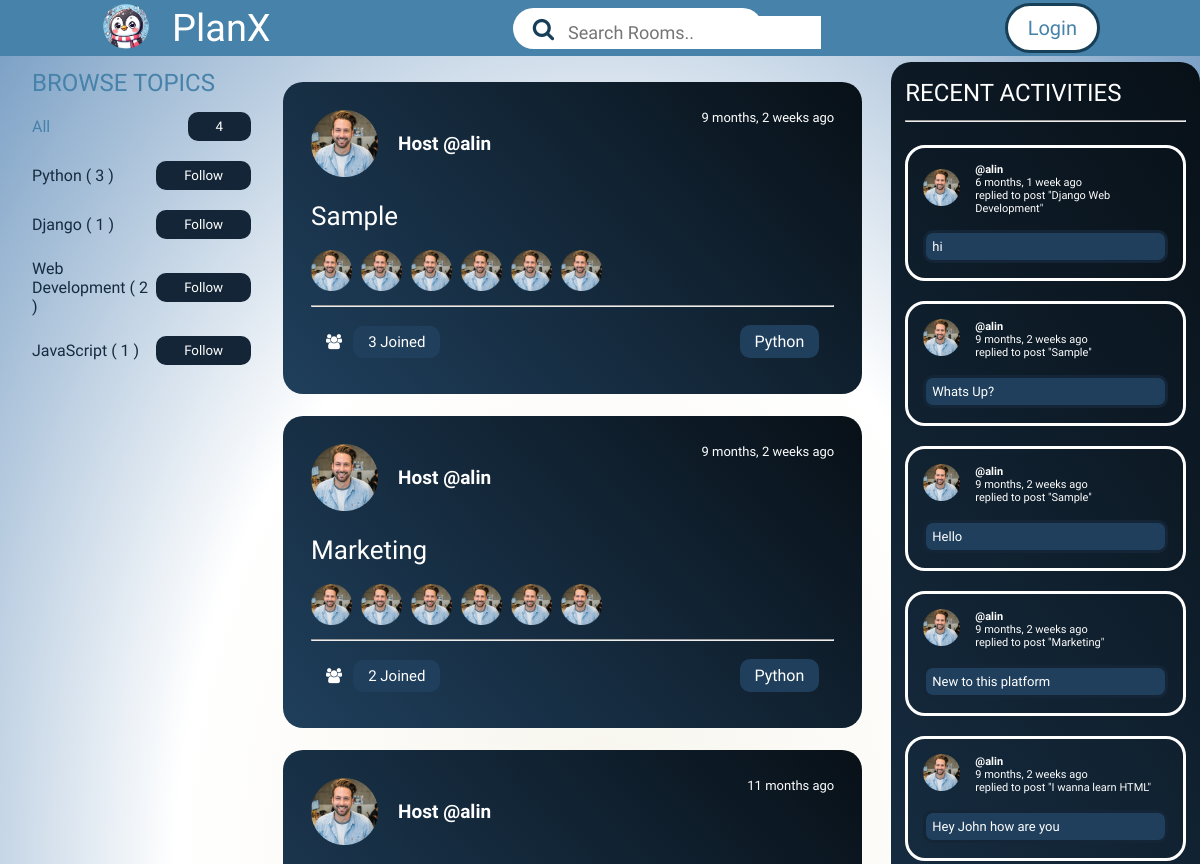
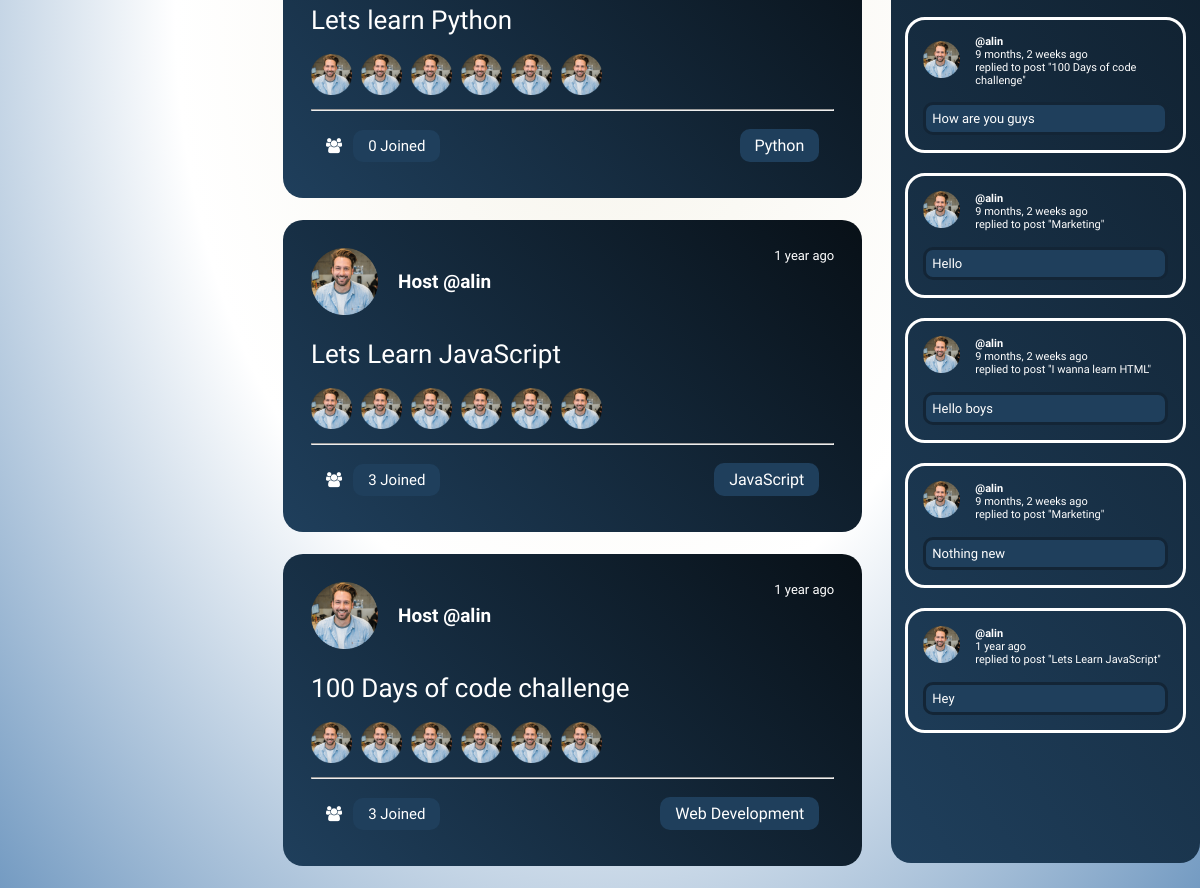
Page /profile/1/ on the committed database (2 pictures, top to bottom).
### base/models.py (models this page shows, shortened)
class Topic(models.Model):
    name = models.CharField(max_length=200)

class Room(models.Model):
    host = models.ForeignKey(User, on_delete = models.SET_NULL, null=True)
    topic = models.ForeignKey(Topic, on_delete = models.SET_NULL, null=True)
    name = models.CharField(max_length=200)
    description = models.TextField(null=True, blank = True)
    participants = models.ManyToManyField(User, related_name='participants', blank=True)
    updated = models.DateTimeField(auto_now = True)
    created = models.DateTimeField(auto_now_add = True)
    class Meta:
        ordering = ['-updated', '-created']

class Message(models.Model):
    user = models.ForeignKey(User, on_delete = models.CASCADE)
    room = models.ForeignKey(Room, on_delete = models.CASCADE)
    body = models.TextField()
    updated = models.DateTimeField(auto_now = True)
    created = models.DateTimeField(auto_now_add = True)
    class Meta:
        ordering = ['-updated', '-created']

### base/views.py (the view)
# urls.py: path('profile/<str:pk>/', views.userProfile, name="user-profile"),
def userProfile(request, pk):
    user = User.objects.get(id=pk)
    rooms = user.room_set.all()
    room_messages = user.message_set.all()
    topics = Topic.objects.all()
    context = {'user':user, 'rooms':rooms, 'room_messages':room_messages,'topics':topics}
    return render(request, 'base/profile.html', context)

### base/templates/base/profile.html (shortened to what this page needs)
{% extends 'main.html' %}
{% block content %}
<h1>{{ user.username }}</h1>
<div class="profile-container">
        {% include 'base/topic_component.html' %}
    <div style="
    display: flex;
    flex-direction: column;
    width: 52%;
    margin-right: 29px;
    margin-top: 45px;">
        {% include 'base/feed_component.html' %}
    </div>
        {% include 'base/activity_component.html' %}
{% endblock content %}

### base/templates/base/topic_component.html
        <div class="left">
            <div class="left-col-1">
                <h2>BROWSE TOPICS</h2>
            </div>
            <div class="left-col-2">
                <div class="rows">
                    <span style="color: #4682A9;"><p> All</p></span>
                    <a href="{% url 'homepage' %}" style="text-decoration: none;">
                        <button>{{ topics.count }}</button>
                    </a>
                </div>
                {% for topic in topics %}
                <div class="rows">
                    <p>{{topic.name}} <span>( {{topic.room_set.all.count}} )</span></p>
                    <a href="{% url 'homepage' %}?q={{topic.name}}" style="text-decoration: none; color: #fff;">
                        <button> Follow</button>
                    </a>
                </div>
                {% endfor %}
            </div>
        </div>

### base/templates/base/feed_component.html
{% load static %}
{% for room in rooms %}
<div class="middle-col-2">
    <div class="panel-1">
        <div class="panel-left">
            <img src="{% static 'images/ellipse2.png' %}" alt="" srcset="">
            <p style="font-size: 19px;">Host <a href="{% url 'user-profile' room.host.id %}" style="text-decoration: none;
            color: #fff;"> @{{ room.host.username }} </a></p>
        </div>
        <p>{{ room.created|timesince }} ago</p>
    </div>
    <div class="panel-2">
        <div class="title">
            <a href="{% url 'room' room.id %}" style="text-decoration: none;"><h2>{{ room.name }}</h2></a>
        </div>
        <div class="partic">
            <img src="{% static 'images/ellipse2.png' %}" alt="" srcset="">
            <img src="{% static 'images/ellipse2.png' %}" alt="" srcset="">
            <img src="{% static 'images/ellipse2.png' %}" alt="" srcset="">
            <img src="{% static 'images/ellipse2.png' %}" alt="" srcset="">
            <img src="{% static 'images/ellipse2.png' %}" alt="" srcset="">
            <img src="{% static 'images/ellipse2.png' %}" alt="" srcset="">
        </div>
    </div>
    <hr>
    <div class="panel-3">
        <div class="panLeft">
            <i class="fa fa-users" aria-hidden="true"></i><p>{{ room.participants.all.count }} Joined</p>
        </div>
        <p>{{ room.topic.name }}</p>
    </div>
</div>
{% endfor %}

### base/templates/base/activity_component.html (shortened to what this page needs)
{% load static %}
<div class="right-col-2">
    <h2>RECENT ACTIVITIES</h2>
    <hr>
    {% for message in room_messages %}
    <div class="activities">
        <div class="act-1">
            <div class="prof">
                <img src="{% static '/images/ellipse2.png' %}" alt="">
            </div>
            <div class="prof-2">
                <b><p><a href="{% url 'user-profile' message.user.id %}" style="text-decoration: none;
                    color: #fff;">@{{ message.user }}</a></p></b>
                <p>{{ message.created|timesince }} ago</p>
                <p>replied to post "<a href="{% url 'room' message.room.id %}" style="text-decoration: none;
                color: #fff;">{{ message.room.name }}</a>"</p>
            </div>
        </div>
        <div class="act-2">
            <p>{{ message.body }}</p>
        </div>
    </div>
    {% endfor %}
    </div>
</div>

### static/styles/feed.css (style rules this page uses)
* { margin: 0; padding: 0; box-sizing: border-box; }
body { background: radial-gradient(#F6F4EB, #fff, #749BC2); }
html { scroll-behavior: smooth; }
.left { display: flex; flex-direction: column; position: relative; padding: 32px; gap: 15px; width: 25%; }
.left-col-2 { display: flex; gap: 20px; flex-direction: column; font-family: 'Laila', sans-serif; color: #162B3F; font-weight: 500; }
.rows { display: flex; justify-content: space-between; align-items: center; }
.rows button { padding: 4px 25px; background: #132536; cursor: pointer; color: #fff; border: solid #132536; border-radius: 10px; font-family: 'Laila', sans-serif; transition: 0.3s; }
.left-col-1 h2 { font-family: 'Lilita One', sans-serif; font-weight: 100; color: #4682A9; }
.right-col-2 { display: flex; background: linear-gradient(234deg, #081017, #1F3F5C); border-radius: 20px; padding: 17px 14px; margin: 25px 0; flex-direction: column; }
.right-col-2 h2 { font-family: 'Lilita One', sans-serif; font-weight: 100; color: #fff; }
.right-col-2 hr { margin: 13px 0; }
.activities { display: flex; flex-direction: column; border: solid #fff; border-radius: 20px; padding: 15px; gap: 15px; margin: 10px 0; }
.act-1 { display: flex; align-items: center; gap: 15px; justify-content: flex-start; }
.prof img { width: 37px; }
.prof-2 { font-family: 'Laila', sans-serif; color: #fff; font-size: 11px; }
.act-2 p { background: #1F3F5C; border: solid #132536; border-radius: 10px; padding: 6px; color: #fff; font-family: 'Laila', sans-serif; font-size: 13px; }
.middle-col-2 { background: linear-gradient(227deg, #081017, #1F3F5C); border-radius: 20px; padding: 28px; display: flex; flex-direction: column; margin-bottom: 22px; gap: 10px; }
.panel-1 { display: flex; justify-content: space-between; }
.panel-left { display: flex; align-items: center; gap: 20px; }
.panel-left img { width: 67px; }
.panel-left p { font-size: 18px; color: #fff; font-weight: bold; font-family: 'Laila', sans-serif; }
.panel-1 p { color: #fff; font-family: 'Laila', sans-serif; font-size: 13px; }
.panel-2 { display: flex; gap: 10px; flex-direction: column; }
.partic img { width: 46px; padding-right: 5px; }
.title h2 { font-family: 'Lilita One', sans-serif; color: #fff; font-size: 26px; padding-top: 14px; font-weight: 100; padding-bottom: 9px; }
.panel-3 { display: flex; flex-direction: row; padding: 8px 15px; justify-content: space-between; }
.panLeft { display: flex; gap: 11px; font-size: 15px; color: #fff; font-family: 'Laila', sans-serif; align-items: center; }
.panel-3 p { font-family: 'Laila', sans-serif; color: #fff; background: #1F3F5C; padding: 7px 15px; border-radius: 10px; }

### base/templates/base/profile.html (style rules this page uses)
.profile-container { display: flex; top: 77%; }

### rows in the picture
Topic: name "Python", room_set.all.count "3"
Topic: name "Django", room_set.all.count "1"
Topic: name "Web Development", room_set.all.count "2"
Topic: name "JavaScript", room_set.all.count "1"
Room: host.username "alin", created "9 months, 2 weeks", name "Sample", participants.all.count "3", topic.name "Python"
Room: host.username "alin", created "9 months, 2 weeks", name "Marketing", participants.all.count "2", topic.name "Python"
Room: host.username "alin", created "11 months", name "Lets learn Python", participants.all.count "0", topic.name "Python"
Room: host.username "alin", created "1 year", name "Lets Learn JavaScript", participants.all.count "3", topic.name "JavaScript"
Room: host.username "alin", created "1 year", name "100 Days of code challenge", participants.all.count "3", topic.name "Web Development"
Message: user "alin", created "6 months, 1 week", room.name "Django Web Development", body "hi"
Message: user "alin", created "9 months, 2 weeks", room.name "Sample", body "Whats Up?"
Message: user "alin", created "9 months, 2 weeks", room.name "Sample", body "Hello"
Message: user "alin", created "9 months, 2 weeks", room.name "Marketing", body "New to this platform"
Message: user "alin", created "9 months, 2 weeks", room.name "I wanna learn HTML", body "Hey John how are you"
Message: user "alin", created "9 months, 2 weeks", room.name "100 Days of code challenge", body "How are you guys"
Message: user "alin", created "9 months, 2 weeks", room.name "Marketing", body "Hello"
Message: user "alin", created "9 months, 2 weeks", room.name "I wanna learn HTML", body "Hello boys"
Message: user "alin", created "9 months, 2 weeks", room.name "Marketing", body "Nothing new"
Message: user "alin", created "1 year", room.name "Lets Learn JavaScript", body "Hey"

### other values in the picture
{{ topics.count }} "4"
